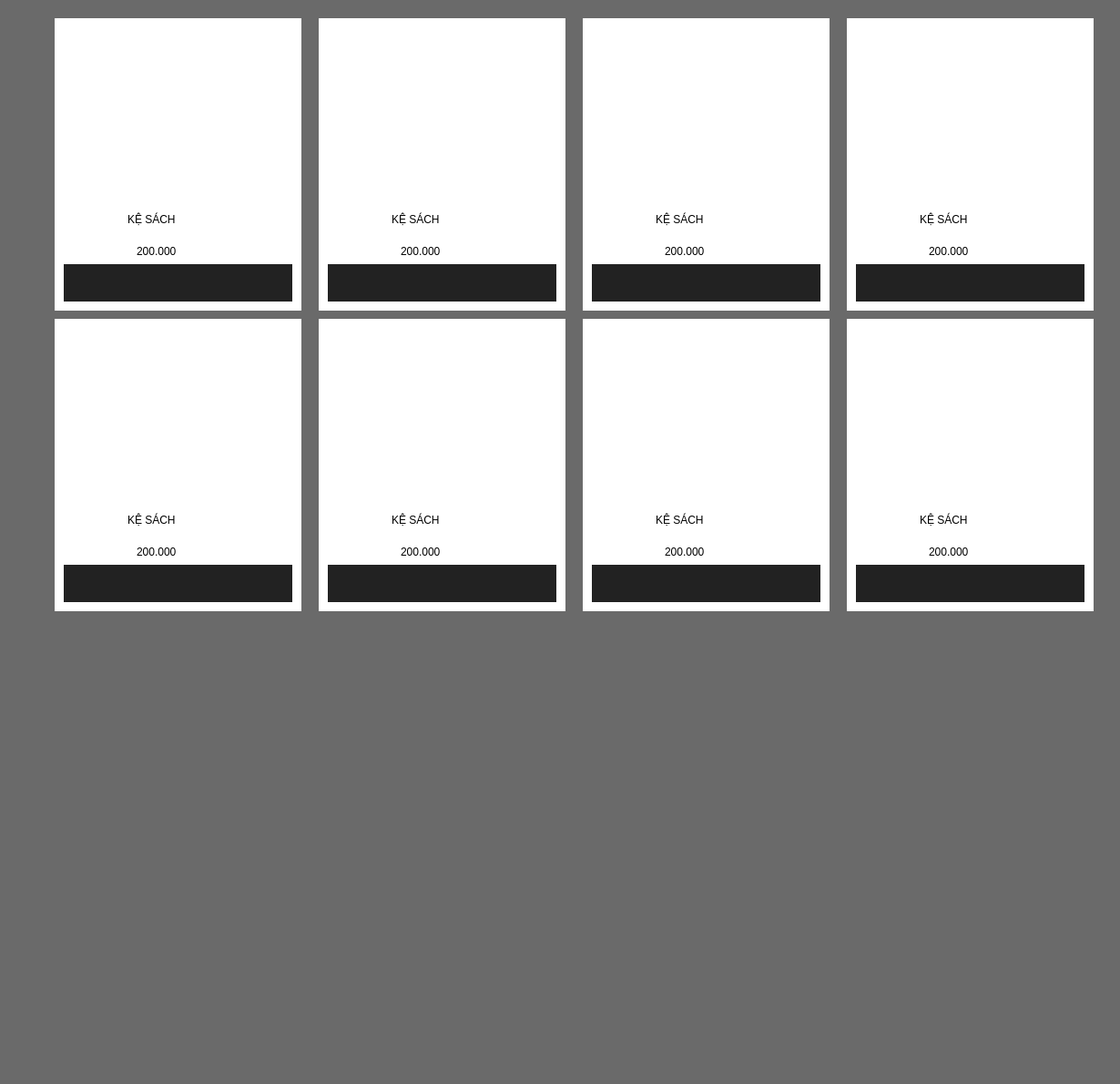
            <widget class="QWidget" name="light">
             <property name="styleSheet">
              <string notr="true">background-color:rgb(106, 106, 106)</string>
             </property>
             <widget class="QWidget" name="widget_4" native="true">
              <property name="geometry">
               <rect>
                <x>60</x>
                <y>20</y>
                <width>1161</width>
                <height>1161</height>
               </rect>
              </property>
              <widget class="QWidget" name="widget_31" native="true">
               <property name="geometry">
                <rect>
                 <x>0</x>
                 <y>0</y>
                 <width>271</width>
                 <height>321</height>
                </rect>
               </property>
               <property name="styleSheet">
                <string notr="true">background-color: rgb(255, 255, 255)</string>
               </property>
               <widget class="QLabel" name="label_322">
                <property name="geometry">
                 <rect>
                  <x>90</x>
                  <y>240</y>
                  <width>91</width>
                  <height>31</height>
                 </rect>
                </property>
                <property name="styleSheet">
                 <string notr="true">color:rgb(0, 0, 0);
font: 75 15pt &quot;MS Sans Serif&quot;;</string>
                </property>
                <property name="text">
                 <string>200.000</string>
                </property>
               </widget>
               <widget class="QLabel" name="label_323">
                <property name="geometry">
                 <rect>
                  <x>10</x>
                  <y>10</y>
                  <width>251</width>
                  <height>191</height>
                 </rect>
                </property>
                <property name="text">
                 <string/>
                </property>
                <property name="pixmap">
                 <pixmap>pd_img/room/ke sach/2c268582b5d4431aaaa7151bca09d99b.jpg.webp</pixmap>
                </property>
                <property name="scaledContents">
                 <bool>true</bool>
                </property>
               </widget>
               <widget class="QLabel" name="label_324">
                <property name="geometry">
                 <rect>
                  <x>80</x>
                  <y>200</y>
                  <width>111</width>
                  <height>41</height>
                 </rect>
                </property>
                <property name="styleSheet">
                 <string notr="true">color:rgb(0, 0, 0);
font: 75 15pt &quot;MS Sans Serif&quot;;</string>
                </property>
                <property name="text">
                 <string>KỆ SÁCH</string>
                </property>
               </widget>
               <widget class="QPushButton" name="bt_kesach_101">
                <property name="geometry">
                 <rect>
                  <x>10</x>
                  <y>270</y>
                  <width>251</width>
                  <height>41</height>
                 </rect>
                </property>
                <property name="styleSheet">
                 <string notr="true">background-color: rgb(34, 34, 34);
border-radius: 5px solid 0;
border: 10px;
</string>
                </property>
                <property name="text">
                 <string/>
                </property>
                <property name="icon">
                 <iconset>
                  <normaloff>buy.png</normaloff>buy.png</iconset>
                </property>
                <property name="iconSize">
                 <size>
                  <width>300</width>
                  <height>300</height>
                 </size>
                </property>
               </widget>
              </widget>
              <widget class="QWidget" name="widget_32" native="true">
               <property name="geometry">
                <rect>
                 <x>290</x>
                 <y>0</y>
                 <width>271</width>
                 <height>321</height>
                </rect>
               </property>
               <property name="styleSheet">
                <string notr="true">background-color: rgb(255, 255, 255)</string>
               </property>
               <widget class="QLabel" name="label_325">
                <property name="geometry">
                 <rect>
                  <x>90</x>
                  <y>240</y>
                  <width>91</width>
                  <height>31</height>
                 </rect>
                </property>
                <property name="styleSheet">
                 <string notr="true">color:rgb(0, 0, 0);
font: 75 15pt &quot;MS Sans Serif&quot;;</string>
                </property>
                <property name="text">
                 <string>200.000</string>
                </property>
               </widget>
               <widget class="QLabel" name="label_326">
                <property name="geometry">
                 <rect>
                  <x>10</x>
                  <y>10</y>
                  <width>251</width>
                  <height>191</height>
                 </rect>
                </property>
                <property name="text">
                 <string/>
                </property>
                <property name="pixmap">
                 <pixmap>pd_img/room/ke sach/2c268582b5d4431aaaa7151bca09d99b.jpg.webp</pixmap>
                </property>
                <property name="scaledContents">
                 <bool>true</bool>
                </property>
               </widget>
               <widget class="QLabel" name="label_327">
                <property name="geometry">
                 <rect>
                  <x>80</x>
                  <y>200</y>
                  <width>111</width>
                  <height>41</height>
                 </rect>
                </property>
                <property name="styleSheet">
                 <string notr="true">color:rgb(0, 0, 0);
font: 75 15pt &quot;MS Sans Serif&quot;;</string>
                </property>
                <property name="text">
                 <string>KỆ SÁCH</string>
                </property>
               </widget>
               <widget class="QPushButton" name="bt_kesach_102">
                <property name="geometry">
                 <rect>
                  <x>10</x>
                  <y>270</y>
                  <width>251</width>
                  <height>41</height>
                 </rect>
                </property>
                <property name="styleSheet">
                 <string notr="true">background-color: rgb(34, 34, 34);
border-radius: 5px solid 0;
border: 10px;
</string>
                </property>
                <property name="text">
                 <string/>
                </property>
                <property name="icon">
                 <iconset>
                  <normaloff>buy.png</normaloff>buy.png</iconset>
                </property>
                <property name="iconSize">
                 <size>
                  <width>300</width>
                  <height>300</height>
                 </size>
                </property>
               </widget>
              </widget>
              <widget class="QWidget" name="widget_33" native="true">
               <property name="geometry">
                <rect>
                 <x>580</x>
                 <y>0</y>
                 <width>271</width>
                 <height>321</height>
                </rect>
               </property>
               <property name="styleSheet">
                <string notr="true">background-color: rgb(255, 255, 255)</string>
               </property>
               <widget class="QLabel" name="label_328">
                <property name="geometry">
                 <rect>
                  <x>90</x>
                  <y>240</y>
                  <width>91</width>
                  <height>31</height>
                 </rect>
                </property>
                <property name="styleSheet">
                 <string notr="true">color:rgb(0, 0, 0);
font: 75 15pt &quot;MS Sans Serif&quot;;</string>
                </property>
                <property name="text">
                 <string>200.000</string>
                </property>
               </widget>
               <widget class="QLabel" name="label_329">
                <property name="geometry">
                 <rect>
                  <x>10</x>
                  <y>10</y>
                  <width>251</width>
                  <height>191</height>
                 </rect>
                </property>
                <property name="text">
                 <string/>
                </property>
                <property name="pixmap">
                 <pixmap>pd_img/room/ke sach/2c268582b5d4431aaaa7151bca09d99b.jpg.webp</pixmap>
                </property>
                <property name="scaledContents">
                 <bool>true</bool>
                </property>
               </widget>
               <widget class="QLabel" name="label_330">
                <property name="geometry">
                 <rect>
                  <x>80</x>
                  <y>200</y>
                  <width>111</width>
                  <height>41</height>
                 </rect>
                </property>
                <property name="styleSheet">
                 <string notr="true">color:rgb(0, 0, 0);
font: 75 15pt &quot;MS Sans Serif&quot;;</string>
                </property>
                <property name="text">
                 <string>KỆ SÁCH</string>
                </property>
               </widget>
               <widget class="QPushButton" name="bt_kesach_103">
                <property name="geometry">
                 <rect>
                  <x>10</x>
                  <y>270</y>
                  <width>251</width>
                  <height>41</height>
                 </rect>
                </property>
                <property name="styleSheet">
                 <string notr="true">background-color: rgb(34, 34, 34);
border-radius: 5px solid 0;
border: 10px;
</string>
                </property>
                <property name="text">
                 <string/>
                </property>
                <property name="icon">
                 <iconset>
                  <normaloff>buy.png</normaloff>buy.png</iconset>
                </property>
                <property name="iconSize">
                 <size>
                  <width>300</width>
                  <height>300</height>
                 </size>
                </property>
               </widget>
              </widget>
              <widget class="QWidget" name="widget_34" native="true">
               <property name="geometry">
                <rect>
                 <x>870</x>
                 <y>0</y>
                 <width>271</width>
                 <height>321</height>
                </rect>
               </property>
               <property name="styleSheet">
                <string notr="true">background-color: rgb(255, 255, 255)</string>
               </property>
               <widget class="QLabel" name="label_331">
                <property name="geometry">
                 <rect>
                  <x>90</x>
                  <y>240</y>
                  <width>91</width>
                  <height>31</height>
                 </rect>
                </property>
                <property name="styleSheet">
                 <string notr="true">color:rgb(0, 0, 0);
font: 75 15pt &quot;MS Sans Serif&quot;;</string>
                </property>
                <property name="text">
                 <string>200.000</string>
                </property>
               </widget>
               <widget class="QLabel" name="label_332">
                <property name="geometry">
                 <rect>
                  <x>10</x>
                  <y>10</y>
                  <width>251</width>
                  <height>191</height>
                 </rect>
                </property>
                <property name="text">
                 <string/>
                </property>
                <property name="pixmap">
                 <pixmap>pd_img/room/ke sach/2c268582b5d4431aaaa7151bca09d99b.jpg.webp</pixmap>
                </property>
                <property name="scaledContents">
                 <bool>true</bool>
                </property>
               </widget>
               <widget class="QLabel" name="label_333">
                <property name="geometry">
                 <rect>
                  <x>80</x>
                  <y>200</y>
                  <width>111</width>
                  <height>41</height>
                 </rect>
                </property>
                <property name="styleSheet">
                 <string notr="true">color:rgb(0, 0, 0);
font: 75 15pt &quot;MS Sans Serif&quot;;</string>
                </property>
                <property name="text">
                 <string>KỆ SÁCH</string>
                </property>
               </widget>
               <widget class="QPushButton" name="bt_kesach_104">
                <property name="geometry">
                 <rect>
                  <x>10</x>
                  <y>270</y>
                  <width>251</width>
                  <height>41</height>
                 </rect>
                </property>
                <property name="styleSheet">
                 <string notr="true">background-color: rgb(34, 34, 34);
border-radius: 5px solid 0;
border: 10px;
</string>
                </property>
                <property name="text">
                 <string/>
                </property>
                <property name="icon">
                 <iconset>
                  <normaloff>buy.png</normaloff>buy.png</iconset>
                </property>
                <property name="iconSize">
                 <size>
                  <width>300</width>
                  <height>300</height>
                 </size>
                </property>
               </widget>
              </widget>
              <widget class="QWidget" name="widget_35" native="true">
               <property name="geometry">
                <rect>
                 <x>0</x>
                 <y>330</y>
                 <width>271</width>
                 <height>321</height>
                </rect>
               </property>
               <property name="styleSheet">
                <string notr="true">background-color: rgb(255, 255, 255)</string>
               </property>
               <widget class="QLabel" name="label_334">
                <property name="geometry">
                 <rect>
                  <x>90</x>
                  <y>240</y>
                  <width>91</width>
                  <height>31</height>
                 </rect>
                </property>
                <property name="styleSheet">
                 <string notr="true">color:rgb(0, 0, 0);
font: 75 15pt &quot;MS Sans Serif&quot;;</string>
                </property>
                <property name="text">
                 <string>200.000</string>
                </property>
               </widget>
               <widget class="QLabel" name="label_335">
                <property name="geometry">
                 <rect>
                  <x>10</x>
                  <y>10</y>
                  <width>251</width>
                  <height>191</height>
                 </rect>
                </property>
                <property name="text">
                 <string/>
                </property>
                <property name="pixmap">
                 <pixmap>pd_img/room/ke sach/2c268582b5d4431aaaa7151bca09d99b.jpg.webp</pixmap>
                </property>
                <property name="scaledContents">
                 <bool>true</bool>
                </property>
               </widget>
               <widget class="QLabel" name="label_336">
                <property name="geometry">
                 <rect>
                  <x>80</x>
                  <y>200</y>
                  <width>111</width>
                  <height>41</height>
                 </rect>
                </property>
                <property name="styleSheet">
                 <string notr="true">color:rgb(0, 0, 0);
font: 75 15pt &quot;MS Sans Serif&quot;;</string>
                </property>
                <property name="text">
                 <string>KỆ SÁCH</string>
                </property>
               </widget>
               <widget class="QPushButton" name="bt_kesach_105">
                <property name="geometry">
                 <rect>
                  <x>10</x>
                  <y>270</y>
                  <width>251</width>
                  <height>41</height>
                 </rect>
                </property>
                <property name="styleSheet">
                 <string notr="true">background-color: rgb(34, 34, 34);
border-radius: 5px solid 0;
border: 10px;
</string>
                </property>
                <property name="text">
                 <string/>
                </property>
                <property name="icon">
                 <iconset>
                  <normaloff>buy.png</normaloff>buy.png</iconset>
                </property>
                <property name="iconSize">
                 <size>
                  <width>300</width>
                  <height>300</height>
                 </size>
                </property>
               </widget>
              </widget>
              <widget class="QWidget" name="widget_36" native="true">
               <property name="geometry">
                <rect>
                 <x>290</x>
                 <y>330</y>
                 <width>271</width>
                 <height>321</height>
                </rect>
               </property>
               <property name="styleSheet">
                <string notr="true">background-color: rgb(255, 255, 255)</string>
               </property>
               <widget class="QLabel" name="label_337">
                <property name="geometry">
                 <rect>
                  <x>90</x>
                  <y>240</y>
                  <width>91</width>
                  <height>31</height>
                 </rect>
                </property>
                <property name="styleSheet">
                 <string notr="true">color:rgb(0, 0, 0);
font: 75 15pt &quot;MS Sans Serif&quot;;</string>
                </property>
                <property name="text">
                 <string>200.000</string>
                </property>
               </widget>
               <widget class="QLabel" name="label_338">
                <property name="geometry">
                 <rect>
                  <x>10</x>
                  <y>10</y>
                  <width>251</width>
                  <height>191</height>
                 </rect>
                </property>
                <property name="text">
                 <string/>
                </property>
                <property name="pixmap">
                 <pixmap>pd_img/room/ke sach/2c268582b5d4431aaaa7151bca09d99b.jpg.webp</pixmap>
                </property>
                <property name="scaledContents">
                 <bool>true</bool>
                </property>
               </widget>
               <widget class="QLabel" name="label_339">
                <property name="geometry">
                 <rect>
                  <x>80</x>
                  <y>200</y>
                  <width>111</width>
                  <height>41</height>
                 </rect>
                </property>
                <property name="styleSheet">
                 <string notr="true">color:rgb(0, 0, 0);
font: 75 15pt &quot;MS Sans Serif&quot;;</string>
                </property>
                <property name="text">
                 <string>KỆ SÁCH</string>
                </property>
               </widget>
               <widget class="QPushButton" name="bt_kesach_106">
                <property name="geometry">
                 <rect>
                  <x>10</x>
                  <y>270</y>
                  <width>251</width>
                  <height>41</height>
                 </rect>
                </property>
                <property name="styleSheet">
                 <string notr="true">background-color: rgb(34, 34, 34);
border-radius: 5px solid 0;
border: 10px;
</string>
                </property>
                <property name="text">
                 <string/>
                </property>
                <property name="icon">
                 <iconset>
                  <normaloff>buy.png</normaloff>buy.png</iconset>
                </property>
                <property name="iconSize">
                 <size>
                  <width>300</width>
                  <height>300</height>
                 </size>
                </property>
               </widget>
              </widget>
              <widget class="QWidget" name="widget_37" native="true">
               <property name="geometry">
                <rect>
                 <x>580</x>
                 <y>330</y>
                 <width>271</width>
                 <height>321</height>
                </rect>
               </property>
               <property name="styleSheet">
                <string notr="true">background-color: rgb(255, 255, 255)</string>
               </property>
               <widget class="QLabel" name="label_340">
                <property name="geometry">
                 <rect>
                  <x>90</x>
                  <y>240</y>
                  <width>91</width>
                  <height>31</height>
                 </rect>
                </property>
                <property name="styleSheet">
                 <string notr="true">color:rgb(0, 0, 0);
font: 75 15pt &quot;MS Sans Serif&quot;;</string>
                </property>
                <property name="text">
                 <string>200.000</string>
                </property>
               </widget>
               <widget class="QLabel" name="label_341">
                <property name="geometry">
                 <rect>
                  <x>10</x>
                  <y>10</y>
                  <width>251</width>
                  <height>191</height>
                 </rect>
                </property>
                <property name="text">
                 <string/>
                </property>
                <property name="pixmap">
                 <pixmap>pd_img/room/ke sach/2c268582b5d4431aaaa7151bca09d99b.jpg.webp</pixmap>
                </property>
                <property name="scaledContents">
                 <bool>true</bool>
                </property>
               </widget>
               <widget class="QLabel" name="label_342">
                <property name="geometry">
                 <rect>
                  <x>80</x>
                  <y>200</y>
                  <width>111</width>
                  <height>41</height>
                 </rect>
                </property>
                <property name="styleSheet">
                 <string notr="true">color:rgb(0, 0, 0);
font: 75 15pt &quot;MS Sans Serif&quot;;</string>
                </property>
                <property name="text">
                 <string>KỆ SÁCH</string>
                </property>
               </widget>
               <widget class="QPushButton" name="bt_kesach_107">
                <property name="geometry">
                 <rect>
                  <x>10</x>
                  <y>270</y>
                  <width>251</width>
                  <height>41</height>
                 </rect>
                </property>
                <property name="styleSheet">
                 <string notr="true">background-color: rgb(34, 34, 34);
border-radius: 5px solid 0;
border: 10px;
</string>
                </property>
                <property name="text">
                 <string/>
                </property>
                <property name="icon">
                 <iconset>
                  <normaloff>buy.png</normaloff>buy.png</iconset>
                </property>
                <property name="iconSize">
                 <size>
                  <width>300</width>
                  <height>300</height>
                 </size>
                </property>
               </widget>
              </widget>
              <widget class="QWidget" name="widget_38" native="true">
               <property name="geometry">
                <rect>
                 <x>870</x>
                 <y>330</y>
                 <width>271</width>
                 <height>321</height>
                </rect>
               </property>
               <property name="styleSheet">
                <string notr="true">background-color: rgb(255, 255, 255)</string>
               </property>
               <widget class="QLabel" name="label_343">
                <property name="geometry">
                 <rect>
                  <x>90</x>
                  <y>240</y>
                  <width>91</width>
                  <height>31</height>
                 </rect>
                </property>
                <property name="styleSheet">
                 <string notr="true">color:rgb(0, 0, 0);
font: 75 15pt &quot;MS Sans Serif&quot;;</string>
                </property>
                <property name="text">
                 <string>200.000</string>
                </property>
               </widget>
               <widget class="QLabel" name="label_344">
                <property name="geometry">
                 <rect>
                  <x>10</x>
                  <y>10</y>
                  <width>251</width>
                  <height>191</height>
                 </rect>
                </property>
                <property name="text">
                 <string/>
                </property>
                <property name="pixmap">
                 <pixmap>pd_img/room/ke sach/2c268582b5d4431aaaa7151bca09d99b.jpg.webp</pixmap>
                </property>
                <property name="scaledContents">
                 <bool>true</bool>
                </property>
               </widget>
               <widget class="QLabel" name="label_345">
                <property name="geometry">
                 <rect>
                  <x>80</x>
                  <y>200</y>
                  <width>111</width>
                  <height>41</height>
                 </rect>
                </property>
                <property name="styleSheet">
                 <string notr="true">color:rgb(0, 0, 0);
font: 75 15pt &quot;MS Sans Serif&quot;;</string>
                </property>
                <property name="text">
                 <string>KỆ SÁCH</string>
                </property>
               </widget>
               <widget class="QPushButton" name="bt_kesach_108">
                <property name="geometry">
                 <rect>
                  <x>10</x>
                  <y>270</y>
                  <width>251</width>
                  <height>41</height>
                 </rect>
                </property>
                <property name="styleSheet">
                 <string notr="true">background-color: rgb(34, 34, 34);
border-radius: 5px solid 0;
border: 10px;
</string>
                </property>
                <property name="text">
                 <string/>
                </property>
                <property name="icon">
                 <iconset>
                  <normaloff>buy.png</normaloff>buy.png</iconset>
                </property>
                <property name="iconSize">
                 <size>
                  <width>300</width>
                  <height>300</height>
                 </size>
                </property>
               </widget>
              </widget>
             </widget>
            </widget>
